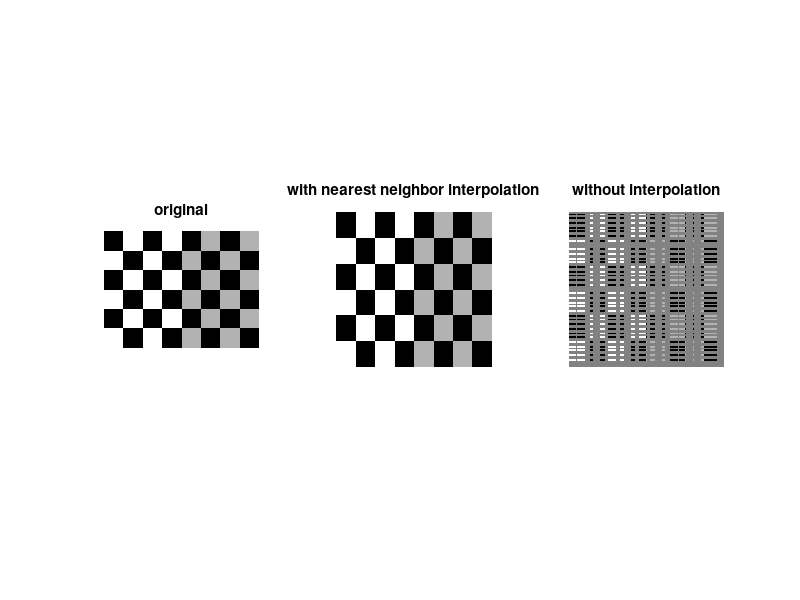

Here is the MATLAB script that generated this plot:
% original_img1 = imread('boat1.pgm');
% original_img1(40, 40) = 0;
% original_img1(42, 40) = 0;
% original_img1(44, 40) = 0;
% original_img1(40, 43) = 0;
%imshow(original_img1);
figure();
subplot(131);
I = checkerboard(20, 3, 4);
[old_H, old_W] = size(I);
imshow(I);
title('original');

new_H = 300; new_W = 300;
h_ratio = new_H/old_H;
w_ratio = new_W/old_W;

output = zeros(new_H, new_W) + 0.5;
for h = 0:new_H -1
   for w = 0:new_W -1
       output(h+1, w+1) = I(1 + floor(h/h_ratio), 1+ floor(w/w_ratio));
   end
end
subplot(132);
imshow(output);
title('with nearest neighbor interpolation');

output_bad = zeros(new_H, new_W) + 0.5;
for h = 0:old_H - 1
   for w = 0:old_W -1
       output_bad(1+floor(h*h_ratio), 1+floor(w*w_ratio)) = I(1 + h, 1 + w);
   end
end
subplot(133);
imshow(output_bad);
title('without interpolation');